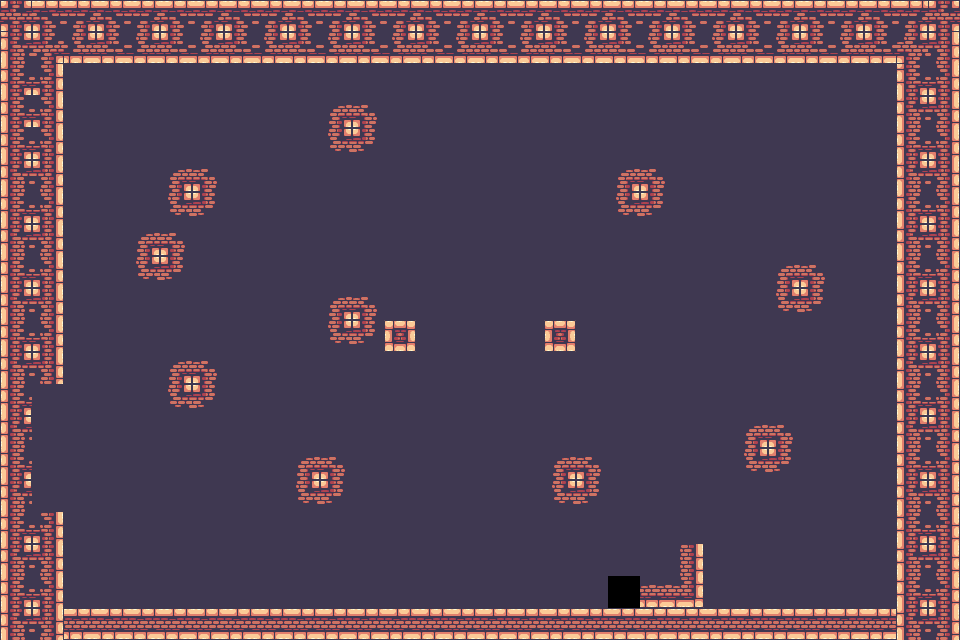

A level layout from a 2D game, rendered from its tile map. Below: a short description, then the map file with its tile-grid data intact:
An orthogonal 30x20 tile map with 32x32 px tiles, 3 tile layers (background, walls, floor), 2 tilesets and 2 objects (levelSpawn, exit).

<map version="1.10" tiledversion="1.12.2" orientation="orthogonal" renderorder="right-down" width="30" height="20" tilewidth="32" tileheight="32" infinite="0" nextlayerid="5" nextobjectid="3">
 <tileset firstgid="1" source="Terrain (32x32).tsx" />
 <tileset firstgid="248" source="Decorations (32x32).tsx" />
 <layer id="3" name="background" width="30" height="20" locked="1">
  <data encoding="csv">
21,22,22,22,22,22,22,22,22,22,22,22,22,22,22,22,22,22,22,22,22,22,22,22,22,22,22,22,22,23,
40,41,41,41,41,41,41,41,41,41,41,41,41,41,41,41,41,41,41,41,41,22,22,22,41,41,41,41,41,42,
80,80,41,41,41,41,41,41,41,41,41,41,41,41,41,41,41,41,41,41,41,41,41,41,41,41,41,41,41,80,
80,41,41,41,41,41,41,41,41,41,27,28,41,41,41,41,41,41,41,41,41,41,41,41,41,41,41,41,41,80,
80,41,41,41,41,41,41,41,41,41,46,47,41,41,41,41,41,41,41,41,41,41,41,41,41,41,41,41,41,80,
80,41,41,41,41,41,41,41,41,41,41,41,41,41,41,41,41,41,41,27,28,41,41,41,41,41,41,41,41,80,
80,41,41,41,41,41,41,41,41,41,41,41,41,41,41,41,41,41,41,46,47,41,41,41,41,41,41,41,41,80,
80,41,41,41,27,28,41,41,41,41,41,41,41,41,41,41,41,41,41,41,41,41,41,41,41,41,41,41,41,80,
80,41,41,41,46,47,41,41,41,41,41,41,41,41,41,41,41,41,41,41,41,41,41,41,27,28,41,41,41,80,
80,41,41,41,41,41,41,41,41,41,27,28,41,41,41,41,41,41,41,41,41,41,41,41,46,47,41,41,41,80,
80,41,41,41,41,41,41,41,41,41,46,47,101,41,41,41,41,101,41,41,41,41,41,41,41,41,41,41,41,80,
80,41,41,41,41,27,28,41,41,41,41,41,41,41,41,41,41,41,41,41,41,41,41,41,41,41,41,41,41,80,
80,41,41,41,41,46,47,41,41,41,41,41,41,41,41,41,41,41,41,41,41,41,41,41,41,41,41,41,41,80,
80,41,41,41,41,41,41,41,41,41,41,41,41,41,41,41,41,41,41,41,41,41,41,27,28,41,41,41,41,80,
80,41,41,41,41,41,41,41,41,27,28,41,41,41,41,41,41,27,28,41,41,41,41,46,47,41,41,41,41,80,
80,41,41,41,41,41,41,41,41,46,47,41,41,41,41,41,41,46,47,41,41,41,41,41,41,41,41,41,41,80,
80,41,41,41,41,41,41,41,41,41,41,41,41,41,41,41,41,41,41,41,41,41,41,41,41,41,41,41,41,80,
80,41,41,41,41,41,41,41,41,41,41,41,41,41,41,41,41,41,41,41,41,42,41,41,41,41,41,41,41,80,
80,41,41,41,41,41,41,41,41,41,41,41,41,41,41,41,41,41,41,80,60,61,41,41,41,41,41,41,41,80,
0,80,80,80,80,80,80,80,80,80,80,80,80,80,80,80,80,80,80,80,80,80,80,80,80,80,80,80,80,80
</data>
 </layer>
 <objectgroup id="4" name="objects">
  <object id="1" name="levelSpawn" type="levelSpawn" x="283.066" y="578.999">
   <point />
  </object>
  <object id="2" name="exit" type="exit" x="163.307" y="119.759" width="28.7025" height="8.90768">
   <properties>
    <property name="nextLevel" value="lvl1" />
   </properties>
  </object>
 </objectgroup>
 <layer id="2" name="walls" width="30" height="20">
  <data encoding="csv">
36,85,84,85,84,85,84,85,84,85,84,85,84,85,84,85,84,85,84,85,84,85,84,85,84,85,84,85,84,36,
106,56,103,104,103,104,103,104,103,104,103,104,103,104,103,104,103,104,103,104,103,104,103,104,103,104,103,104,55,107,
87,88,62,62,62,62,62,62,62,62,62,62,62,62,62,62,62,62,62,62,62,62,62,62,62,62,62,62,87,88,
87,88,62,62,0,62,62,62,62,62,62,62,62,62,62,62,62,62,62,62,62,62,62,62,62,62,62,62,106,107,
87,88,62,0,0,62,62,62,62,62,62,62,62,62,62,62,62,62,62,62,62,62,62,62,62,62,62,62,87,88,
106,107,0,0,62,27,28,62,62,62,62,62,62,62,62,62,62,62,62,62,62,62,62,62,62,62,62,62,106,107,
87,88,0,62,62,46,47,62,62,62,62,62,62,62,62,62,62,62,62,62,62,62,62,62,62,62,62,62,87,88,
106,107,62,62,62,62,62,62,62,62,62,62,62,62,62,62,62,62,62,62,62,62,62,62,62,62,62,62,106,107,
87,88,62,62,62,62,62,62,62,62,62,62,62,62,62,62,62,62,62,62,62,62,62,62,62,62,62,62,87,88,
106,107,62,62,62,62,62,62,62,62,62,62,62,62,62,62,62,62,62,62,62,62,62,62,62,62,62,62,106,107,
87,88,62,62,62,62,62,62,62,62,62,62,62,62,62,62,62,62,62,62,62,62,62,0,0,0,62,62,87,88,
106,107,0,0,0,0,0,0,0,0,0,0,0,0,0,0,0,0,0,0,0,0,0,0,0,0,0,0,106,107,
87,0,0,0,0,0,0,0,0,0,0,0,0,0,0,0,0,0,0,0,0,0,0,0,0,0,0,0,87,88,
106,0,0,0,0,0,0,0,0,0,0,0,0,0,0,0,0,0,0,0,0,0,0,0,0,0,0,0,106,107,
87,0,0,0,0,0,0,0,0,0,0,0,0,0,0,0,0,0,0,0,0,0,0,0,0,0,0,0,87,88,
106,0,0,0,0,0,0,0,0,0,0,0,0,0,0,0,0,0,0,0,0,0,0,0,0,0,0,0,106,107,
87,88,0,0,0,0,0,0,0,0,0,0,0,0,0,0,0,0,0,0,0,0,0,0,0,0,0,0,87,88,
106,107,0,0,0,0,0,0,0,0,0,0,0,0,0,0,0,0,0,0,0,0,0,0,0,0,0,0,106,107,
87,88,0,0,0,0,0,0,0,0,0,0,0,0,0,0,0,0,0,0,0,0,0,0,0,0,0,0,87,88,
106,107,0,0,0,0,0,0,0,0,0,0,0,0,0,0,0,0,0,0,0,0,0,0,0,0,0,0,106,107
</data>
 </layer>
 <layer id="1" name="floor" width="30" height="20" locked="1">
  <data encoding="csv">
24,24,24,24,24,24,24,24,24,24,24,24,24,24,24,24,24,24,24,24,24,24,24,24,24,24,24,24,24,24,
43,43,43,43,43,43,43,43,43,43,43,43,43,43,43,43,43,43,43,43,43,43,43,43,43,43,43,43,43,43,
24,24,24,24,24,24,24,24,24,24,24,24,24,24,24,24,24,24,24,24,24,24,24,24,24,24,24,24,24,24,
43,43,43,43,43,43,43,43,43,43,43,43,43,43,43,43,43,43,43,43,43,43,43,43,43,43,43,43,43,80,
24,24,24,24,24,24,24,24,24,24,24,24,24,24,24,24,24,24,24,24,24,24,24,24,24,24,24,24,24,80,
43,43,43,43,43,43,43,43,43,43,43,43,43,43,43,43,43,43,43,43,43,43,43,43,43,43,43,43,43,80,
24,24,24,24,24,24,24,24,24,24,24,24,24,24,24,24,24,24,24,24,24,24,24,24,24,24,24,24,24,80,
43,43,43,43,43,43,43,43,43,43,43,43,43,43,43,43,43,43,43,43,62,43,43,43,43,43,43,43,43,80,
24,24,24,24,24,24,24,24,24,24,24,24,24,24,24,24,24,24,24,62,62,24,24,24,24,24,24,24,24,80,
43,43,43,43,43,43,43,0,43,43,0,0,43,43,43,43,43,43,43,62,81,43,43,43,43,43,43,43,43,80,
24,24,24,24,24,24,0,0,24,0,0,24,24,24,24,24,24,24,62,62,24,24,24,24,24,24,24,24,24,24,
43,43,43,43,43,43,0,43,43,0,43,43,43,43,43,43,43,62,62,81,43,43,43,43,43,43,43,43,43,43,
24,24,24,24,24,24,0,24,24,24,24,24,24,24,62,62,62,62,81,24,24,24,24,24,24,24,24,24,24,24,
43,43,43,43,43,43,0,43,43,43,43,43,43,62,62,81,81,81,43,43,43,43,43,43,43,43,43,43,43,43,
24,24,24,24,24,24,0,24,24,24,24,24,62,62,81,24,24,24,24,24,24,24,24,24,24,24,24,24,24,80,
43,43,43,43,43,43,0,0,43,43,62,62,81,81,43,43,43,43,43,43,43,43,43,43,43,43,43,43,43,80,
24,0,24,62,62,62,0,0,62,62,81,81,24,24,24,24,24,24,24,24,24,24,24,24,24,24,24,24,24,80,
0,0,0,81,81,81,0,81,81,81,43,43,43,43,43,43,43,43,43,43,43,43,43,43,43,43,43,43,43,80,
0,0,0,0,0,0,0,0,0,24,24,24,24,24,24,24,24,24,24,24,24,24,0,0,24,24,24,24,24,80,
43,0,98,98,98,98,98,98,98,98,98,98,98,98,98,98,98,98,98,98,98,98,98,98,98,98,98,98,43,43
</data>
 </layer>
</map>
